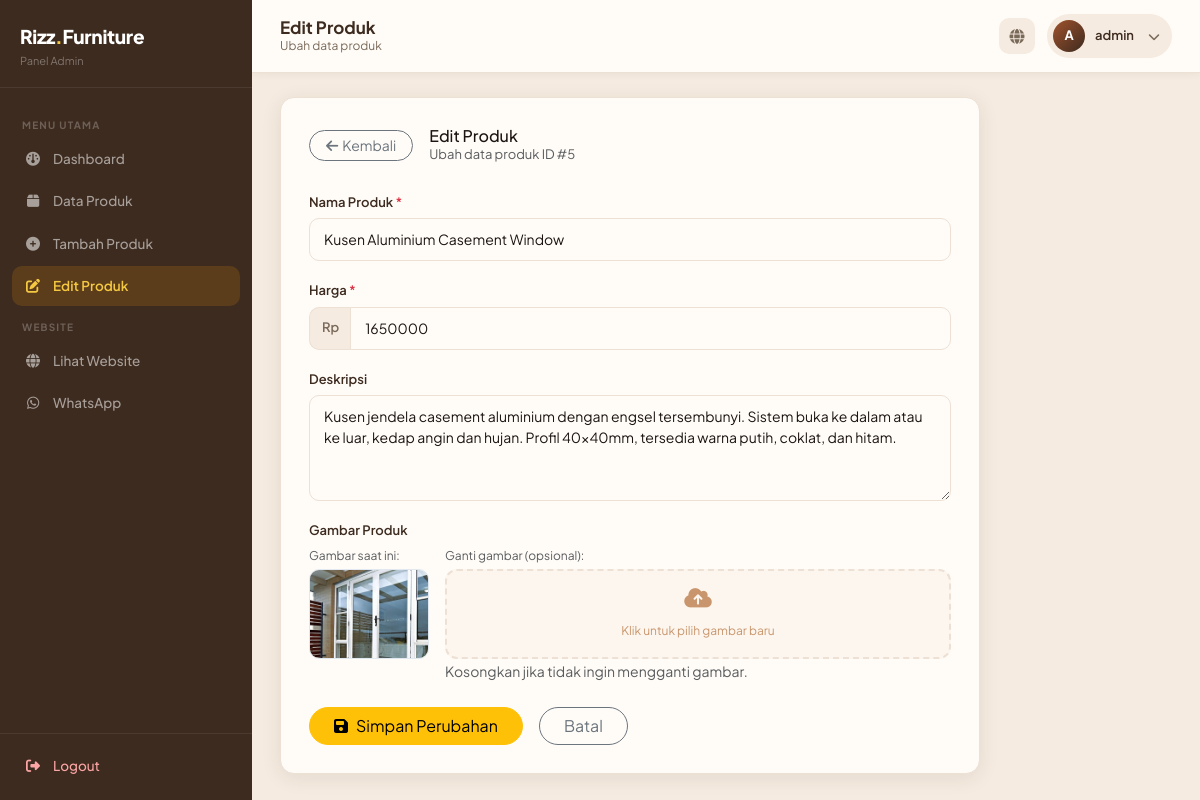
Screenshot of /admin/edit_produk.php?id=5 (signed in) with the database file from the repository.
### tables this page shows
CREATE TABLE IF NOT EXISTS `produk` (
  `id` int(11) NOT NULL AUTO_INCREMENT,
  `nama_produk` varchar(255) NOT NULL,
  `harga` int(11) NOT NULL,
  `deskripsi` text,
  `gambar` varchar(255) NOT NULL,
  `created_at` timestamp NOT NULL DEFAULT CURRENT_TIMESTAMP,
  PRIMARY KEY (`id`)
);

### admin/edit_produk.php (the view, shortened to what this page needs)
<?php
include '../config/koneksi.php';
$id = (int)($_GET['id'] ?? 0);
$produk = mysqli_fetch_assoc(mysqli_query($conn, "SELECT * FROM produk WHERE id = $id"));
?>
<!DOCTYPE html>
<html lang="id">
<head>
<link href="https://cdn.jsdelivr.net/npm/bootstrap@5.3.3/dist/css/bootstrap.min.css" rel="stylesheet">
<link rel="stylesheet" href="https://cdnjs.cloudflare.com/ajax/libs/font-awesome/6.5.1/css/all.min.css">
<link rel="stylesheet" href="../assets/css/admin-panel.css">
</head>
<body>
<div class="admin-wrapper">
<?php include 'includes/sidebar.php'; ?>
<div class="admin-main">
<?php include 'includes/topbar.php'; ?>
<div class="admin-content">
  <div class="form-card">
    <div class="d-flex align-items-center gap-3 mb-4">
      <a href="produk.php" class="btn btn-sm btn-outline-secondary rounded-pill px-3">
        <i class="fa-solid fa-arrow-left me-1"></i>Kembali
      </a>
      <div>
        <h5 class="fw-700 mb-0" style="font-size:16px;">Edit Produk</h5>
        <p class="text-muted mb-0" style="font-size:13px;">Ubah data produk ID #<?= $id ?></p>
      </div>
    </div>
    <form method="POST" enctype="multipart/form-data">
      <div class="mb-3">
        <label class="form-label">Nama Produk <span class="text-danger">*</span></label>
        <input type="text" name="nama_produk" class="form-control"
          value="<?= htmlspecialchars($_POST['nama_produk'] ?? $produk['nama_produk']) ?>" required>
      </div>
      <div class="mb-3">
        <label class="form-label">Harga <span class="text-danger">*</span></label>
        <div class="input-group">
          <span class="input-group-text">Rp</span>
          <input type="number" name="harga" class="form-control" min="1"
            value="<?= htmlspecialchars($_POST['harga'] ?? $produk['harga']) ?>" required>
        </div>
      </div>
      <div class="mb-3">
        <label class="form-label">Deskripsi</label>
        <textarea name="deskripsi" class="form-control" rows="4"><?= htmlspecialchars($_POST['deskripsi'] ?? $produk['deskripsi']) ?></textarea>
      </div>
      <div class="mb-4">
        <label class="form-label">Gambar Produk</label>
        <div class="d-flex gap-3 align-items-start flex-wrap">
          <div>
            <p class="text-muted mb-1" style="font-size:12px;">Gambar saat ini:</p>
            <img src="../upload/produk/<?= htmlspecialchars($produk['gambar']) ?>"
              id="currentImg"
              style="width:120px; height:90px; object-fit:cover; border-radius:10px; border:1px solid #e2e8f0;"
              onerror="this.src='../assets/images/carousel/carousel_kusen.jpg'"
              alt="Gambar produk">
          </div>
          <div class="flex-grow-1">
            <p class="text-muted mb-1" style="font-size:12px;">Ganti gambar (opsional):</p>
            <div class="preview-upload" style="height:90px;" onclick="document.getElementById('inputGambar').click()">
              <div class="upload-placeholder" id="uploadPlaceholder">
                <i class="fa-solid fa-cloud-arrow-up" style="font-size:22px;"></i>
                <span style="font-size:12px;">Klik untuk pilih gambar baru</span>
              </div>
            </div>
            <small class="text-muted">Kosongkan jika tidak ingin mengganti gambar.</small>
          </div>
        </div>
      </div>
      <div class="d-flex gap-3">
        <button type="submit" name="update" class="btn btn-warning rounded-pill px-4 fw-600">
          <i class="fa-solid fa-floppy-disk me-2"></i>Simpan Perubahan
        </button>
        <a href="produk.php" class="btn btn-outline-secondary rounded-pill px-4">Batal</a>
      </div>
    </form>
  </div>
</div>
</div>
</div>
</body>
</html>

### assets/css/admin-panel.css (style rules this page uses)
:root { --wood-dark: #3d2b1f; --wood: #6b4226; --wood-mid: #a0522d; --wood-light: #c8956c; --cream: #fdf6ee; --cream-2: #f5ebe0; --cream-3: #ede0d4; --terra: #c1440e; --terra-light: #e8724a; --sage: #4a7c59; --amber: #d4860b; --amber-light: #f5c842; --dark: #1c1410; --gray: #7a6a5a; --gray-light: #f0e8df; --white: #fffcf8; --sidebar-w: 252px; --transition: all 0.25s ease; --radius: 14px; --shadow: 0 4px 20px rgba(61, 43, 31, 0.09); }
*, *::before, *::after { box-sizing: border-box; margin: 0; padding: 0; }
html { scroll-behavior: smooth; }
body { font-family: 'Plus Jakarta Sans', 'Poppins', sans-serif; background: var(--cream-2); color: var(--dark); -webkit-font-smoothing: antialiased; }
.admin-wrapper { display: flex; min-height: 100vh; }
.admin-main { flex: 1; margin-left: var(--sidebar-w); display: flex; flex-direction: column; min-height: 100vh; }
.admin-content { padding: 24px 28px; flex: 1; }
.form-card { background: var(--white); border-radius: var(--radius); padding: 28px; box-shadow: var(--shadow); border: 1px solid var(--cream-3); max-width: 700px; }
.form-label { font-size: 13px; font-weight: 600; color: var(--wood-dark); margin-bottom: 6px; }
.form-control, .form-select { border-radius: 10px; border: 1.5px solid var(--cream-3); padding: 10px 14px; font-size: 14px; font-family: inherit; transition: var(--transition); color: var(--dark); background: var(--white); }
.input-group-text { background: var(--cream-2); border: 1.5px solid var(--cream-3); border-right: none; border-radius: 10px 0 0 10px; font-size: 13px; font-weight: 600; color: var(--gray); }
.input-group .form-control { border-radius: 0 10px 10px 0; }
.preview-upload { width: 100%; height: 180px; border: 2px dashed var(--cream-3); border-radius: 12px; display: flex; flex-direction: column; align-items: center; justify-content: center; cursor: pointer; transition: var(--transition); background: var(--cream); overflow: hidden; position: relative; }
.preview-upload .upload-placeholder { text-align: center; color: var(--wood-light); pointer-events: none; }
.preview-upload .upload-placeholder i { font-size: 32px; margin-bottom: 8px; display: block; }
.preview-upload .upload-placeholder span { font-size: 13px; }

### rows the page displays
produk: nama_produk "Kusen Aluminium Casement Window", harga "1650000", deskripsi "Kusen jendela casement aluminium dengan engsel tersembunyi. Sistem buka ke dalam atau ke luar, kedap angin dan hujan. Profil 40x40mm, tersedia warna putih, coklat, dan hitam.", gambar (picture)

### other values shown
$title "Edit Produk"
$subtitle "Ubah data produk"
substr($username, 0, 1) "A"
$username "admin"
$id "5"
